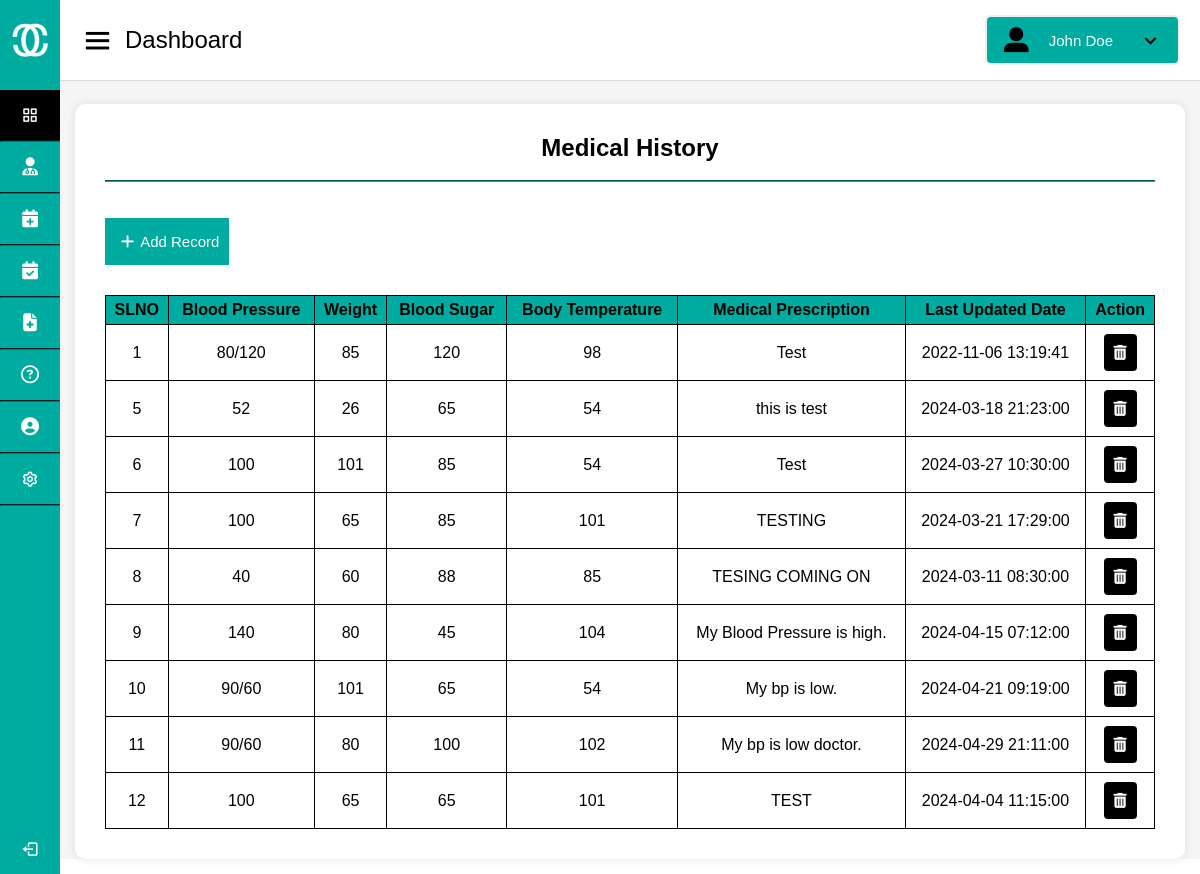
/Patient/medical-history.php, run on the app's committed database.
### tables this page shows
CREATE TABLE `tblmedicalhistory` (
  `ID` int(10) NOT NULL,
  `PatientID` int(10) NOT NULL,
  `BloodPressure` varchar(200) DEFAULT NULL,
  `BloodSugar` varchar(200) NOT NULL,
  `Weight` varchar(100) DEFAULT NULL,
  `Temperature` varchar(200) DEFAULT NULL,
  `MedicalPres` varchar(255) DEFAULT NULL,
  `CreationDate` timestamp NOT NULL DEFAULT current_timestamp() ON UPDATE current_timestamp()
);

### Patient/medical-history.php (the view, shortened to what this page needs)
<!DOCTYPE html>
<html lang="en" dir="ltr">
  <head>
    <link rel="stylesheet" href="style.css" />
    <link href="https://unpkg.com/boxicons@2.0.7/css/boxicons.min.css" rel="stylesheet" />
  </head>
  <body onload="onload()">
    <div class="sidebar">
      <div class="logo-details">
        <img src="logo.png" alt="logo">
        <span class="logo_name">CureConnect</span>
      </div>
      <ul class="nav-links">
        <li>
          <a href="index.html" class="active" >
            <i class="bx bx-grid-alt"></i>
            <span class="links_name">Dashboard</span>
          </a>
        </li>
        <hr>
        <li>
          <a href="main_search.php">
            <i class="fa-solid fa-user-doctor"></i>
            <span class="links_name">Search Doctors</span>
          </a>
          </li>
          <hr>
        <li>
          <a href="book-appointment.html" class="something">
            <i class="fa-solid fa-calendar-plus"></i>
            <span class="links_name">Book Appointment</span>
          </a>
          </li>
          <hr>
        <li>
          <a href="appointments-history.php">
            <i class="fa-solid fa-calendar-check"></i>
            <span class="links_name">Appointments History</span>
          </a>
        </li>
        <hr>
        <li>
          <a href="medical-history.html">
            <i class="fa-solid fa-file-medical"></i>
            <span class="links_name">Medical History</span>
          </a>
        </li>
        <hr>
        <li>
          <a href="contact-us.html" class="">
            <i class="fa-regular fa-circle-question"></i>
            <span class="links_name">Raise Queries</span>
          </a>
        </li>
        <hr>
        <li>
          <a href="main-update.php">
            <i class="fa-solid fa-circle-user"></i>
            <span class="links_name">Manage Profile</span>
          </a>
        </li>
        <hr>
        <li>
          <a href="settings.html">
            <i class="bx bx-cog"></i>
            <span class="links_name">Settings</span>
          </a>
        </li>
        <hr>
        <li class="log_out">
          <a href="logout.php">
            <i class="bx bx-log-out"></i>
            <span class="links_name">Log out</span>
          </a>
        </li>
      </ul>
    </div>
    <section class="home-section">
      <nav>
        <div class="sidebar-button">
          <i class="bx bx-menu sidebarBtn"></i>
          <span class="dashboard">Dashboard</span>
        </div>
        <button class="profile-details dropbtn dropdown" onclick="toggleDropdown()">
          <i class="fa-solid fa-user-large"></i>
          <span class="admin_name">John Doe</span>
          <i class="bx bx-chevron-down"></i>
        </button>
      </nav>
      <div class="home-content">
        <div class="main">
          <h2>Medical History</h2><br><hr><br><br>
          <div class="main-head">
            <a href="add-medical-history.html"><button><i class="fa-solid fa-plus"></i>Add Record</button></a>
          </div>
          <div class="table-container">
<table>
  <tr>
    <th>SLNO</th>
    <th>Blood Pressure</th>
    <th>Weight</th>
    <th>Blood Sugar</th>
    <th>Body Temperature</th>
    <th>Medical Prescription</th>
    <th>Last Updated Date</th>
    <th>Action</th>
  </tr>
  <?php
$servername = "localhost";
$username = "root";
$password = '';
$dbname = "hms";
$conn = new mysqli($servername, $username, $password, $dbname);
$sql = "SELECT * FROM tblmedicalhistory";
$result = $conn->query($sql);
if ($result->num_rows > 0) {
    while ($row = $result->fetch_assoc()) {
        echo "<tr>";
        echo "<td>" . $row['ID'] . "</td>";;
        echo "<td>" . $row['BloodPressure'] . "</td>";
        echo "<td>" . $row['Weight'] . "</td>";
        echo "<td>" . $row['BloodSugar'] . "</td>";
        echo "<td>" . $row['Temperature'] . "</td>";
        echo "<td>" . $row['MedicalPres'] . "</td>";
        echo "<td>" . $row['CreationDate'] . "</td>";
        echo "<td>
                <a href='delete_medhis.php? deleteid=" .$row['ID']."'>
                <button class='delete'><i class='fas fa-trash-can'></i></button>
                </a>
              </td>";
        echo "</tr>";
    }
} else {
    echo "<tr><td colspan='7'>No appointments found</td></tr>";
}
?>
</table>
</div>
        </div>
      </div>
  </body>
</html>

### Patient/style.css (style rules this page uses)
:root { --light-primary-color: white; --light-secondary-color: #6c757d; --light-main-color: #00ab9f; }
* { margin: 0; padding: 0; box-sizing: border-box; font-family: 'Poppins', sans-serif; text-decoration: none; }
.sidebar { position: fixed; height: 100%; width: 240px; background: #00ab9f; transition: all 0.5s ease; }
.light-mode .sidebar hr { border-color: #15706a; }
.sidebar .logo-details { height: 80px; display: flex; align-items: center; }
.sidebar .logo-details img { width: 40px; height: auto; margin: 10px; }
.sidebar .logo-details .logo_name { color: #fff; font-size: 24px; font-weight: 500; }
.sidebar .nav-links { margin-top: 10px; }
.sidebar .nav-links li { position: relative; list-style: none; height: 50px; }
.sidebar .nav-links li a { color: white; }
.light-mode .sidebar .nav-links li a { background-color: #00ab9f; }
.sidebar .nav-links li a { height: 100%; width: 100%; display: flex; align-items: center; }
.light-mode .sidebar .nav-links li a.active { background: black; }
.sidebar .nav-links li i { min-width: 60px; text-align: center; font-size: 18px; }
.sidebar .nav-links li a .links_name { font-size: 15px; font-weight: 400; white-space: nowrap; }
.light-mode .sidebar .nav-links li a.active { background-color: black; color: white; }
.sidebar .nav-links .log_out { position: absolute; bottom: 0; width: 100%; }
.light-mode .home-section { background: #f5f5f5; }
.home-section { position: relative; min-height: 100vh; width: calc(100% - 240px); left: 240px; transition: all 0.5s ease; }
.light-mode .home-section nav { background: #fff; }
.home-section nav { display: flex; justify-content: space-between; height: 80px; display: flex; align-items: center; position: fixed; width: calc(100% - 240px); left: 240px; z-index: 100; padding: 0 20px; box-shadow: 0 1px 1px rgba(0, 0, 0, 0.1); transition: all 0.5s ease; }
.home-section nav .sidebar-button { display: flex; align-items: center; font-size: 24px; font-weight: 500; }
nav .sidebar-button i { font-size: 35px; margin-right: 10px; }
.profile-details { position: relative; }
.dropbtn { cursor: pointer; }
.light-mode .home-section nav .profile-details { background: #00ab9f; border-color: #EFEEF1; }
.home-section nav .profile-details { display: flex; align-items: center; color: white; border: 2px solid; border-radius: 6px; height: 50px; min-width: 190px; padding: 0 15px 0 2px; justify-content: space-between; }
nav .profile-details .admin_name { font-size: 15px; font-weight: 500; margin: 0 10px; white-space: nowrap; padding-left: 10px; }
nav .profile-details i { padding-left: 15px; font-size: 25px; color: black; }
.home-section .home-content { position: relative; padding-top: 104px; }
@media (max-width: 1240px) { .sidebar { width: 60px; } }
@media (max-width: 1240px) { .home-section { width: calc(100% - 60px); left: 60px; } }
@media (max-width: 1240px) { .home-section nav { width: calc(100% - 60px); left: 60px; } }
.light-mode .main { background-color: white; }
.main { margin: 15px; margin-top: 0; padding: 30px; box-shadow: 0px 0px 10px rgba(0, 0, 0, 0.1); border-radius: 10px; }
.light-mode .main button { background-color: #00ab9f; color: white; }
.main button { font-size: 15px; font-weight: 500; border: none; padding: 10px; grid-column: span 2; }
.main h2 { text-align: center; }
.main hr { border-color: #00ab9f; }
.main-head { display: block; width: 100%; }
.main table { width: 100%; border-collapse: collapse; }
.main th, .main td { border: 1px solid black; padding: 5px; text-align: center; text-overflow: auto; padding: 5px; white-space: nowrap; }
.main th { background-color: #00ab9f; color: black; }
.main tr button { ; padding: 3px auto auto; border: none; border-radius: 4px; margin: 4px; }
.table-container { overflow-y: auto; }
.light-mode .main tr button.delete { background-color: black; }
.main-head button { margin-bottom: 30px; }
.main-head i { padding: 6px; }

### data on the page
tblmedicalhistory: ID "1", BloodPressure "80/120", Weight "85", BloodSugar "120", Temperature "98", MedicalPres "Test", CreationDate "2022-11-06 13:19:41"
tblmedicalhistory: ID "5", BloodPressure "52", Weight "26", BloodSugar "65", Temperature "54", MedicalPres "this is test", CreationDate "2024-03-18 21:23:00"
tblmedicalhistory: ID "6", BloodPressure "100", Weight "101", BloodSugar "85", Temperature "54", MedicalPres "Test", CreationDate "2024-03-27 10:30:00"
tblmedicalhistory: ID "7", BloodPressure "100", Weight "65", BloodSugar "85", Temperature "101", MedicalPres "TESTING", CreationDate "2024-03-21 17:29:00"
tblmedicalhistory: ID "8", BloodPressure "40", Weight "60", BloodSugar "88", Temperature "85", MedicalPres "TESING COMING ON", CreationDate "2024-03-11 08:30:00"
tblmedicalhistory: ID "9", BloodPressure "140", Weight "80", BloodSugar "45", Temperature "104", MedicalPres "My Blood Pressure is high.", CreationDate "2024-04-15 07:12:00"
tblmedicalhistory: ID "10", BloodPressure "90/60", Weight "101", BloodSugar "65", Temperature "54", MedicalPres "My bp is low.", CreationDate "2024-04-21 09:19:00"
tblmedicalhistory: ID "11", BloodPressure "90/60", Weight "80", BloodSugar "100", Temperature "102", MedicalPres "My bp is low doctor.", CreationDate "2024-04-29 21:11:00"
tblmedicalhistory: ID "12", BloodPressure "100", Weight "65", BloodSugar "65", Temperature "101", MedicalPres "TEST", CreationDate "2024-04-04 11:15:00"
